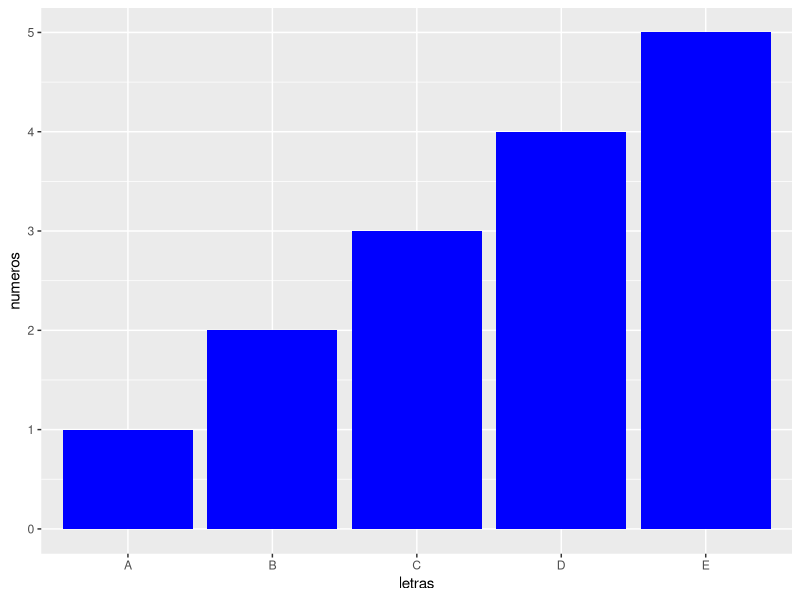

R code for this plot:
## ---- chunk 1

#crear un DF a partir de vectores   

x <- c(1, 2, 3, 4, 5)  # Vector de números  
y <- c("A", "B", "C", "D", "E")  # Vector de letras  

df <- data.frame(numeros = x, letras = y)

df
## ---- chunk 2

nrow(df) # nos dice el numero de filas del DF    

ncol(df) # nos dice la cantidad de columnas de DF    

colnames(df) #nos dice los nombres de las columnas del DF    

rownames(df) #nos dice los nombres de las filas de DF  names(df)
## ---- chunk 3

# la función suma toma la columna numeros del data frame df. 

sum(df$numeros)

## ---- chunk 4

#función para genererar una secuencia

b <- seq(from=1,to=10, by=2) 

b
## ---- chunk 5

# Cargar la librería ggplot2 para gráficos
library(ggplot2)

# Crear el gráfico de barras

ggplot(df, aes(x = letras, y = numeros)) + # Creación de gráfico
  geom_bar(stat = "identity", fill = "blue")  # especifica gráfico de barras.



## ---- chunk 6

# Para probar el código quitar el hashtag    

#install.packages("ggplot2")

## ---- chunk 7

# Cargo el paquete que usaremos

library(ggplot2)

## ---- chunk 8

# Buscar ayuda para el paquete ggplot

?ggplot2

